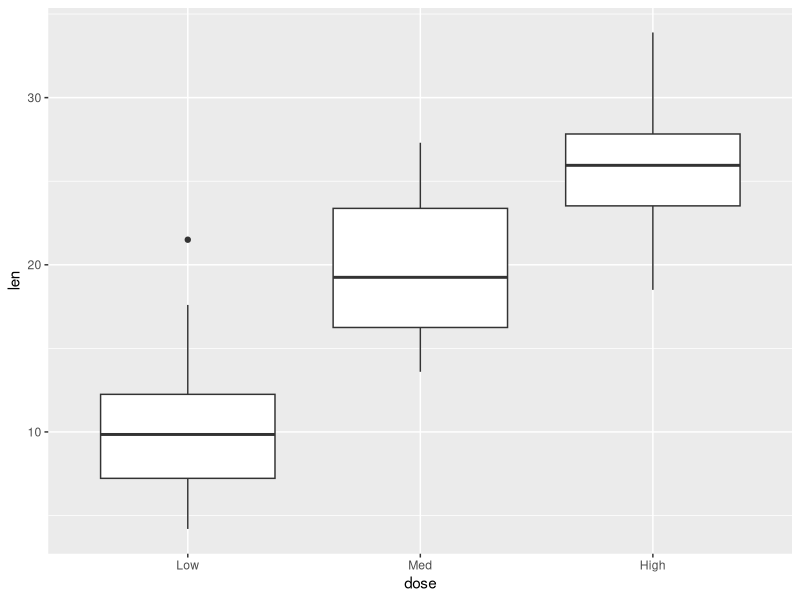
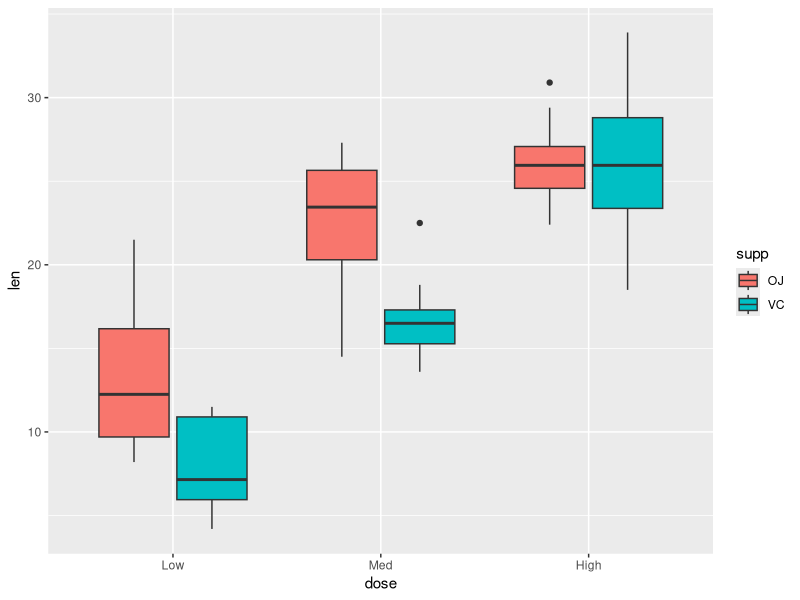
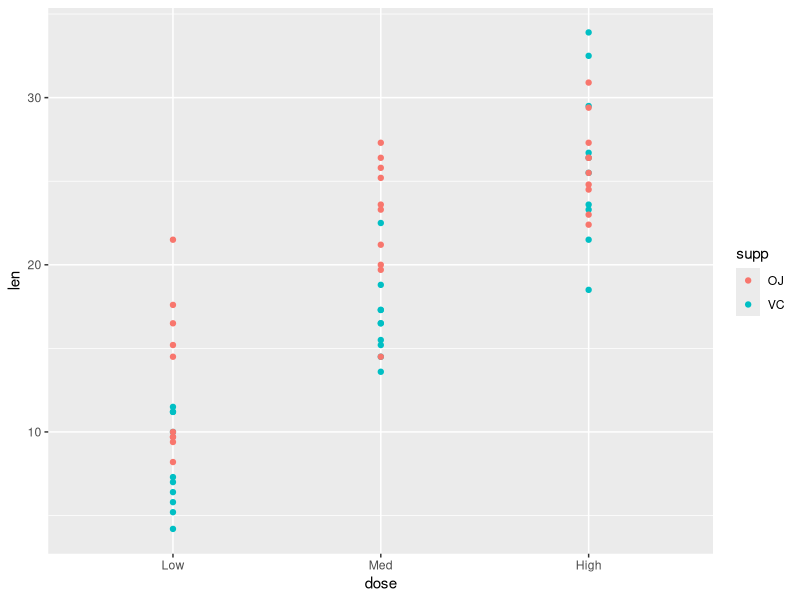
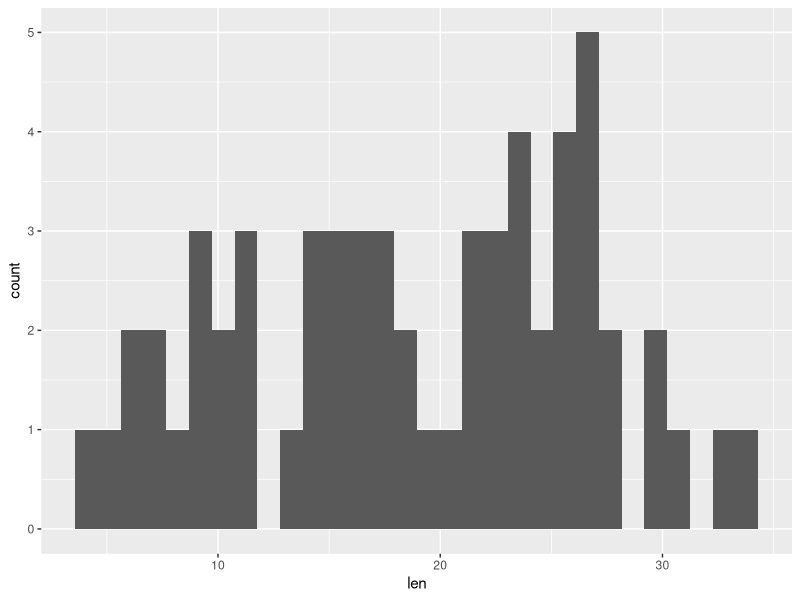
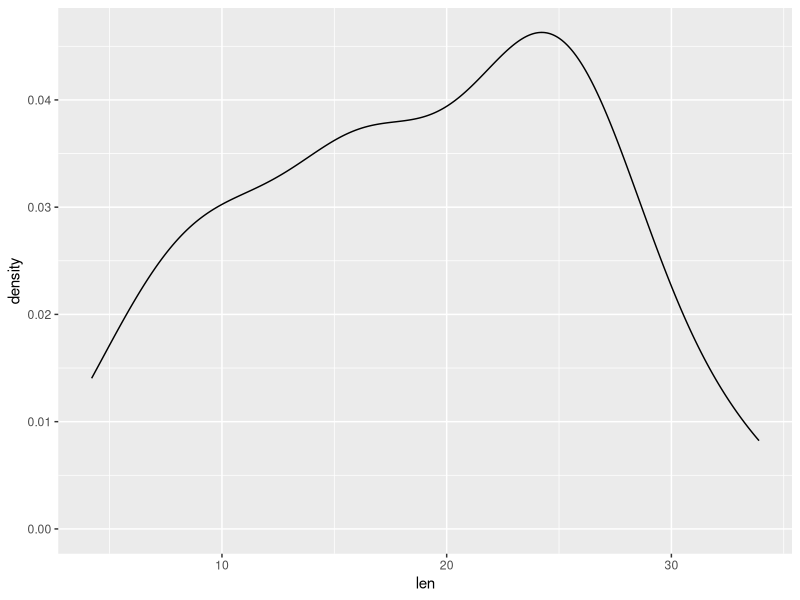
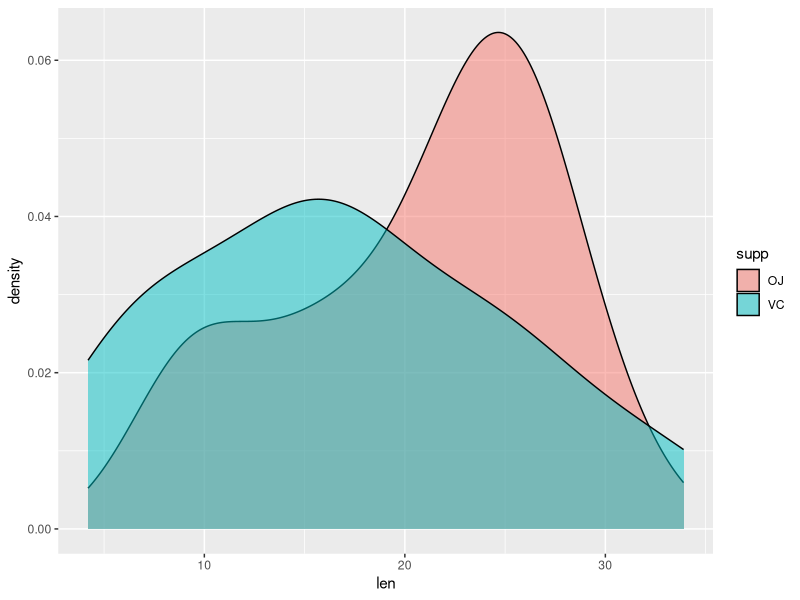
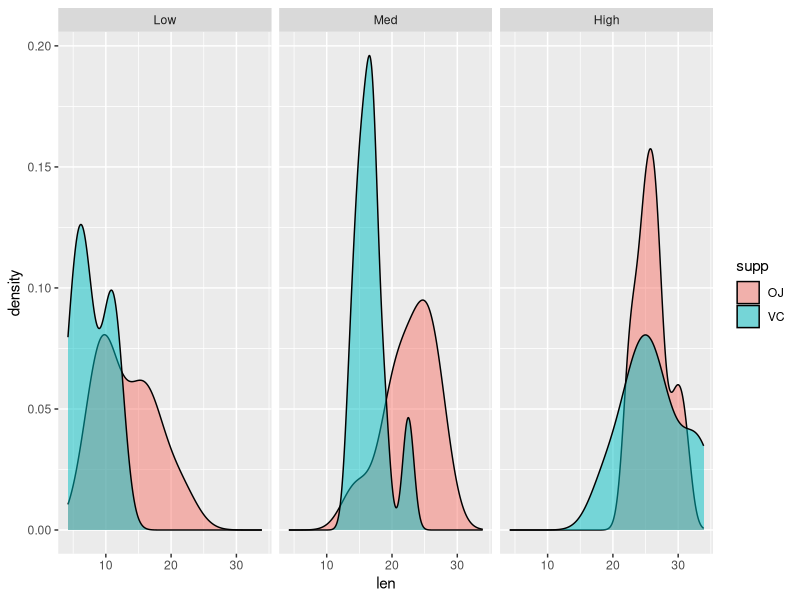
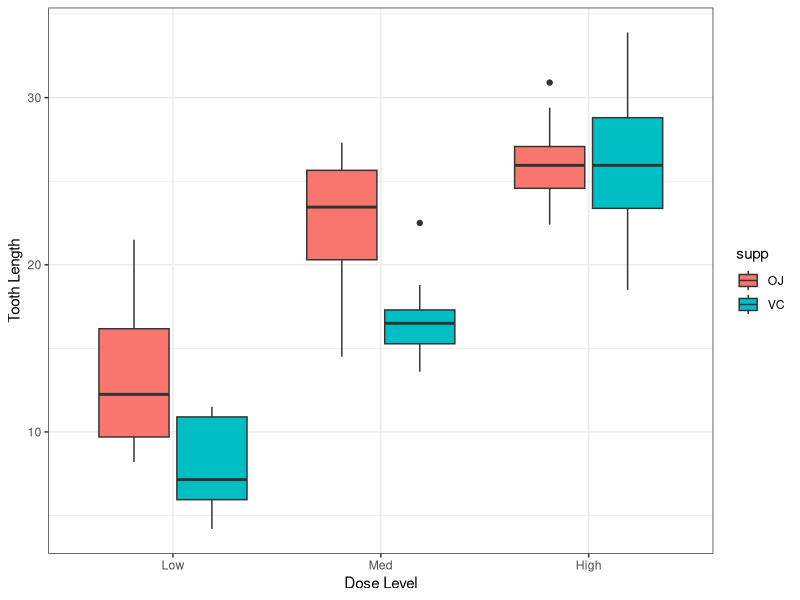

Write the R code that produced these figures, in order.
## ---- chunk 1
toothData <- read.csv("data/toothData.csv", stringsAsFactors=FALSE)
toothData$supp <- as.factor(toothData$supp)
toothData$dose <- factor(toothData$dose, levels=c("Low", "Med", "High"))
## ---- chunk 2
head(toothData)
summary(toothData)
nrow(toothData)
## ---- chunk 3
library("ggplot2")
## ---- chunk 4
ggplot(toothData, aes(x = dose, y = len)) +
  geom_boxplot()
## ---- chunk 5
ggplot(toothData, aes(x = dose, y = len, fill = supp)) +
  geom_boxplot()
## ---- chunk 6
ggplot(toothData, aes(x = dose, y = len, colour = supp)) +
  geom_point()
## ---- chunk 7
ggplot(toothData, aes(x = len)) +
  geom_histogram()
## ---- chunk 8
ggplot(toothData, aes(x = len)) +
  geom_density()
## ---- chunk 9
ggplot(toothData, aes(x = len, fill = supp)) +
  geom_density(alpha = 0.5)
## ---- chunk 10
ggplot(toothData, aes(x = len, fill = supp)) +
  geom_density(alpha = 0.5) +
  facet_wrap(~dose)
## ---- chunk 11
ggplot(toothData, aes(x = dose, y = len, fill = supp)) +
  geom_boxplot() +
  labs(x = "Dose Level", y = "Tooth Length") +
  theme_bw()
